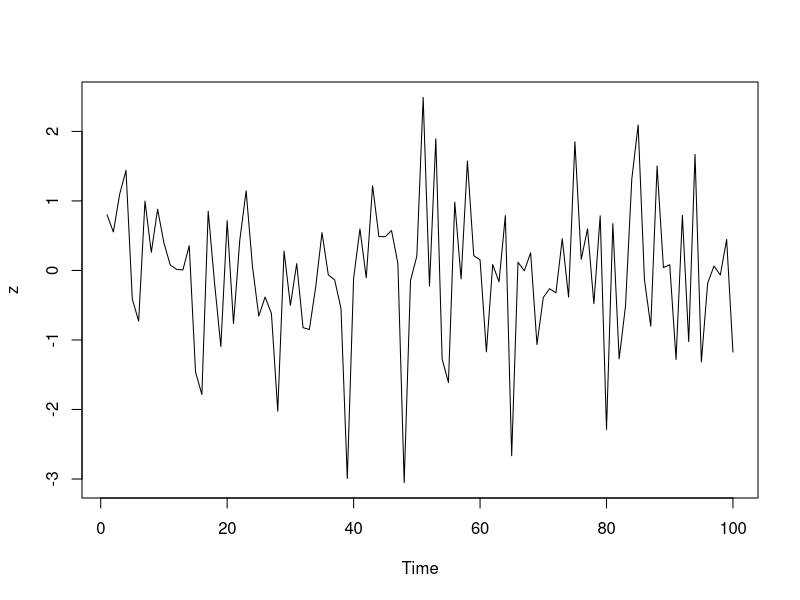

Write the R code that produced this figure.
# r2py crawler metadata
# package: magrittr
# source_type: vignette
# topic: magrittr_chunk8
# source_file: C:\Users\bened\AppData\Local\R\win-library\4.5\magrittr\doc\magrittr.Rmd
# lines: 7

suppressPackageStartupMessages(library(magrittr))
iris %>%
  subset(Sepal.Length > mean(Sepal.Length)) %$%
  cor(Sepal.Length, Sepal.Width)
   
data.frame(z = rnorm(100)) %$% 
  ts.plot(z)
